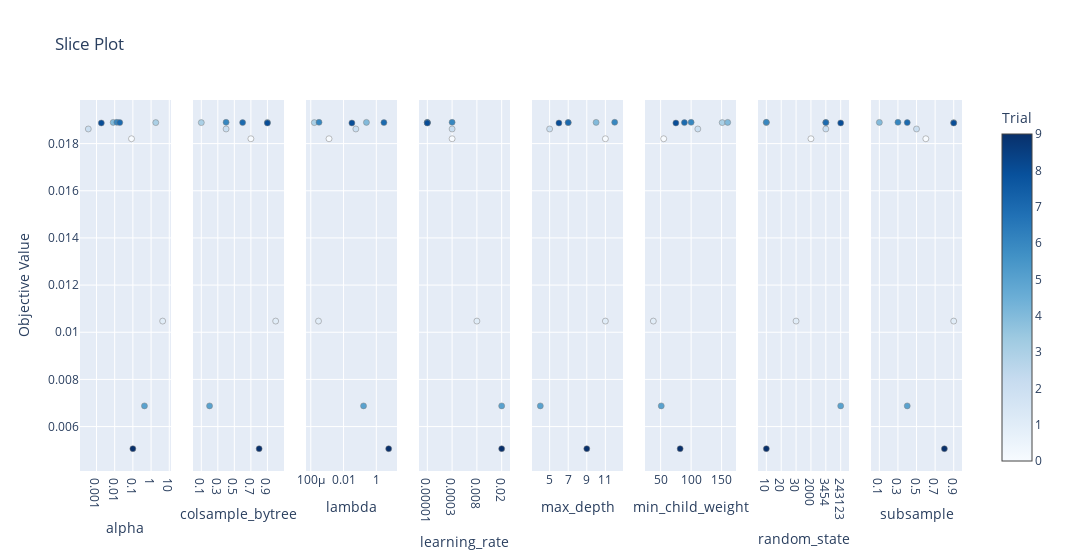

Notebook cell for this chart:
### Code cell
optuna.visualization.plot_slice(find_param)

### Figure 1 — Plotly figure (JSON) as saved in the notebook; plotly's stock layout.template omitted (floating-point values rounded to 4 significant figures)
{"data": [{"marker": {"color": [0, 1, 2, 3, 4, 5, 6, 7, 8, 9], "colorbar": {"title": {"text": "Trial"}, "x": 1, "xpad": 40}, "colorscale": [[0, "rgb(247,251,255)"], [0.125, "rgb(222,235,247)"], [0.25, "rgb(198,219,239)"], [0.375, "rgb(158,202,225)"], [0.5, "rgb(107,174,214)"], [0.625, "rgb(66,146,198)"], [0.75, "rgb(33,113,181)"], [0.875, "rgb(8,81,156)"], [1, "rgb(8,48,107)"]], "line": {"color": "Grey", "width": 0.5}, "showscale": true}, "mode": "markers", "name": "Feasible Trial", "showlegend": false, "type": "scatter", "x": [0.08406, 4.333, 0.0003558, 1.813, 0.0083, 0.4332, 0.01316, 0.01905, 0.001848, 0.09996], "xaxis": "x", "y": [0.01821, 0.01047, 0.01862, 0.01889, 0.0189, 0.006877, 0.0189, 0.01889, 0.01887, 0.005062], "yaxis": "y"}, {"marker": {"color": [0, 1, 2, 3, 4, 5, 6, 7, 8, 9], "colorbar": {"title": {"text": "Trial"}, "x": 1, "xpad": 40}, "colorscale": [[0, "rgb(247,251,255)"], [0.125, "rgb(222,235,247)"], [0.25, "rgb(198,219,239)"], [0.375, "rgb(158,202,225)"], [0.5, "rgb(107,174,214)"], [0.625, "rgb(66,146,198)"], [0.75, "rgb(33,113,181)"], [0.875, "rgb(8,81,156)"], [1, "rgb(8,48,107)"]], "line": {"color": "Grey", "width": 0.5}, "showscale": false}, "mode": "markers", "name": "Feasible Trial", "showlegend": false, "type": "scatter", "x": [0.7, 1, 0.4, 0.1, 0.9, 0.2, 0.4, 0.6, 0.9, 0.8], "xaxis": "x2", "y": [0.01821, 0.01047, 0.01862, 0.01889, 0.0189, 0.006877, 0.0189, 0.01889, 0.01887, 0.005062], "yaxis": "y2"}, {"marker": {"color": [0, 1, 2, 3, 4, 5, 6, 7, 8, 9], "colorbar": {"title": {"text": "Trial"}, "x": 1, "xpad": 40}, "colorscale": [[0, "rgb(247,251,255)"], [0.125, "rgb(222,235,247)"], [0.25, "rgb(198,219,239)"], [0.375, "rgb(158,202,225)"], [0.5, "rgb(107,174,214)"], [0.625, "rgb(66,146,198)"], [0.75, "rgb(33,113,181)"], [0.875, "rgb(8,81,156)"], [1, "rgb(8,48,107)"]], "line": {"color": "Grey", "width": 0.5}, "showscale": false}, "mode": "markers", "name": "Feasible Trial", "showlegend": false, "type": "scatter", "x": [0.001297, 0.0002957, 0.05626, 0.0001639, 0.2495, 0.1661, 0.0003169, 2.915, 0.0323, 5.691], "xaxis": "x3", "y": [0.01821, 0.01047, 0.01862, 0.01889, 0.0189, 0.006877, 0.0189, 0.01889, 0.01887, 0.005062], "yaxis": "y3"}, {"marker": {"color": [0, 1, 2, 3, 4, 5, 6, 7, 8, 9], "colorbar": {"title": {"text": "Trial"}, "x": 1, "xpad": 40}, "colorscale": [[0, "rgb(247,251,255)"], [0.125, "rgb(222,235,247)"], [0.25, "rgb(198,219,239)"], [0.375, "rgb(158,202,225)"], [0.5, "rgb(107,174,214)"], [0.625, "rgb(66,146,198)"], [0.75, "rgb(33,113,181)"], [0.875, "rgb(8,81,156)"], [1, "rgb(8,48,107)"]], "line": {"color": "Grey", "width": 0.5}, "showscale": false}, "mode": "markers", "name": "Feasible Trial", "showlegend": false, "type": "scatter", "x": [0.0003, 0.008, 0.0003, 1e-05, 1e-05, 0.02, 0.0003, 1e-05, 1e-05, 0.02], "xaxis": "x4", "y": [0.01821, 0.01047, 0.01862, 0.01889, 0.0189, 0.006877, 0.0189, 0.01889, 0.01887, 0.005062], "yaxis": "y4"}, {"marker": {"color": [0, 1, 2, 3, 4, 5, 6, 7, 8, 9], "colorbar": {"title": {"text": "Trial"}, "x": 1, "xpad": 40}, "colorscale": [[0, "rgb(247,251,255)"], [0.125, "rgb(222,235,247)"], [0.25, "rgb(198,219,239)"], [0.375, "rgb(158,202,225)"], [0.5, "rgb(107,174,214)"], [0.625, "rgb(66,146,198)"], [0.75, "rgb(33,113,181)"], [0.875, "rgb(8,81,156)"], [1, "rgb(8,48,107)"]], "line": {"color": "Grey", "width": 0.5}, "showscale": false}, "mode": "markers", "name": "Feasible Trial", "showlegend": false, "type": "scatter", "x": [11, 11, 5, 7, 10, 4, 12, 7, 6, 9], "xaxis": "x5", "y": [0.01821, 0.01047, 0.01862, 0.01889, 0.0189, 0.006877, 0.0189, 0.01889, 0.01887, 0.005062], "yaxis": "y5"}, {"marker": {"color": [0, 1, 2, 3, 4, 5, 6, 7, 8, 9], "colorbar": {"title": {"text": "Trial"}, "x": 1, "xpad": 40}, "colorscale": [[0, "rgb(247,251,255)"], [0.125, "rgb(222,235,247)"], [0.25, "rgb(198,219,239)"], [0.375, "rgb(158,202,225)"], [0.5, "rgb(107,174,214)"], [0.625, "rgb(66,146,198)"], [0.75, "rgb(33,113,181)"], [0.875, "rgb(8,81,156)"], [1, "rgb(8,48,107)"]], "line": {"color": "Grey", "width": 0.5}, "showscale": false}, "mode": "markers", "name": "Feasible Trial", "showlegend": false, "type": "scatter", "x": [55, 38, 111, 151, 160, 51, 100, 89, 75, 82], "xaxis": "x6", "y": [0.01821, 0.01047, 0.01862, 0.01889, 0.0189, 0.006877, 0.0189, 0.01889, 0.01887, 0.005062], "yaxis": "y6"}, {"marker": {"color": [0, 1, 2, 3, 4, 5, 6, 7, 8, 9], "colorbar": {"title": {"text": "Trial"}, "x": 1, "xpad": 40}, "colorscale": [[0, "rgb(247,251,255)"], [0.125, "rgb(222,235,247)"], [0.25, "rgb(198,219,239)"], [0.375, "rgb(158,202,225)"], [0.5, "rgb(107,174,214)"], [0.625, "rgb(66,146,198)"], [0.75, "rgb(33,113,181)"], [0.875, "rgb(8,81,156)"], [1, "rgb(8,48,107)"]], "line": {"color": "Grey", "width": 0.5}, "showscale": false}, "mode": "markers", "name": "Feasible Trial", "showlegend": false, "type": "scatter", "x": [2000, 30, 3454, 10, 3454, 243123, 10, 3454, 243123, 10], "xaxis": "x7", "y": [0.01821, 0.01047, 0.01862, 0.01889, 0.0189, 0.006877, 0.0189, 0.01889, 0.01887, 0.005062], "yaxis": "y7"}, {"marker": {"color": [0, 1, 2, 3, 4, 5, 6, 7, 8, 9], "colorbar": {"title": {"text": "Trial"}, "x": 1, "xpad": 40}, "colorscale": [[0, "rgb(247,251,255)"], [0.125, "rgb(222,235,247)"], [0.25, "rgb(198,219,239)"], [0.375, "rgb(158,202,225)"], [0.5, "rgb(107,174,214)"], [0.625, "rgb(66,146,198)"], [0.75, "rgb(33,113,181)"], [0.875, "rgb(8,81,156)"], [1, "rgb(8,48,107)"]], "line": {"color": "Grey", "width": 0.5}, "showscale": false}, "mode": "markers", "name": "Feasible Trial", "showlegend": false, "type": "scatter", "x": [0.6, 0.9, 0.5, 0.9, 0.1, 0.4, 0.3, 0.4, 0.9, 0.8], "xaxis": "x8", "y": [0.01821, 0.01047, 0.01862, 0.01889, 0.0189, 0.006877, 0.0189, 0.01889, 0.01887, 0.005062], "yaxis": "y8"}], "layout": {"title": {"text": "Slice Plot"}, "width": 2400, "xaxis": {"anchor": "y", "domain": [0, 0.1031], "title": {"text": "alpha"}, "type": "log"}, "xaxis2": {"anchor": "y2", "categoryarray": [0.1, 0.2, 0.3, 0.4, 0.5, 0.6, 0.7, 0.8, 0.9, 1], "categoryorder": "array", "domain": [0.1281, 0.2312], "title": {"text": "colsample_bytree"}, "type": "category"}, "xaxis3": {"anchor": "y3", "domain": [0.2562, 0.3594], "title": {"text": "lambda"}, "type": "log"}, "xaxis4": {"anchor": "y4", "categoryarray": [1e-05, 0.0003, 0.008, 0.02, 0.01, 1, 8], "categoryorder": "array", "domain": [0.3844, 0.4875], "title": {"text": "learning_rate"}, "type": "category"}, "xaxis5": {"anchor": "y5", "categoryarray": [3, 4, 5, 6, 7, 8, 9, 10, 11, 12], "categoryorder": "array", "domain": [0.5125, 0.6156], "title": {"text": "max_depth"}, "type": "category"}, "xaxis6": {"anchor": "y6", "domain": [0.6406, 0.7438], "title": {"text": "min_child_weight"}}, "xaxis7": {"anchor": "y7", "categoryarray": [10, 20, 30, 2000, 3454, 243123], "categoryorder": "array", "domain": [0.7688, 0.8719], "title": {"text": "random_state"}, "type": "category"}, "xaxis8": {"anchor": "y8", "categoryarray": [0.1, 0.2, 0.3, 0.4, 0.5, 0.6, 0.7, 0.8, 0.9, 1], "categoryorder": "array", "domain": [0.8969, 1], "title": {"text": "subsample"}, "type": "category"}, "yaxis": {"anchor": "x", "domain": [0, 1], "title": {"text": "Objective Value"}}, "yaxis2": {"anchor": "x2", "domain": [0, 1], "matches": "y", "showticklabels": false}, "yaxis3": {"anchor": "x3", "domain": [0, 1], "matches": "y", "showticklabels": false}, "yaxis4": {"anchor": "x4", "domain": [0, 1], "matches": "y", "showticklabels": false}, "yaxis5": {"anchor": "x5", "domain": [0, 1], "matches": "y", "showticklabels": false}, "yaxis6": {"anchor": "x6", "domain": [0, 1], "matches": "y", "showticklabels": false}, "yaxis7": {"anchor": "x7", "domain": [0, 1], "matches": "y", "showticklabels": false}, "yaxis8": {"anchor": "x8", "domain": [0, 1], "matches": "y", "showticklabels": false}}}
